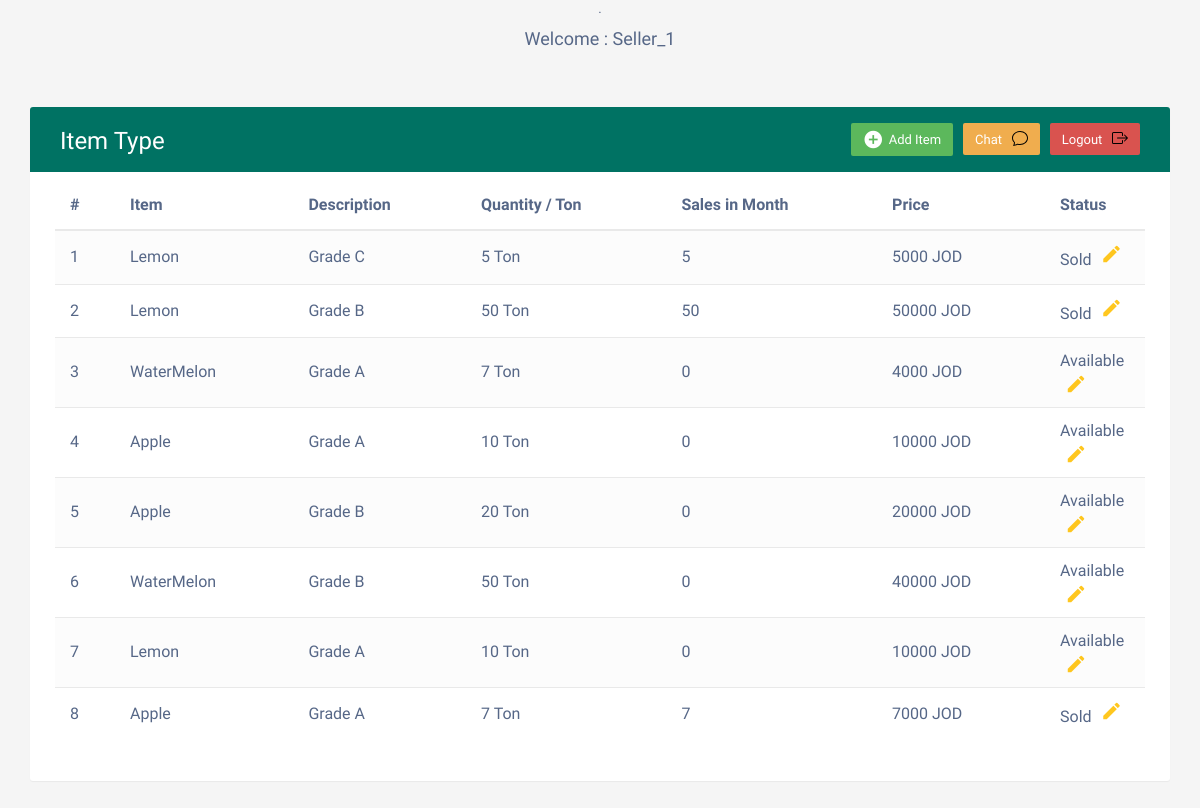
/admin/ggg/Index.php (signed in), run on the app's committed database.
### tables this page shows
CREATE TABLE `users` (
  `id` int(11) NOT NULL,
  `username` varchar(100) NOT NULL,
  `email` varchar(100) NOT NULL,
  `password` varchar(100) NOT NULL,
  `user_type` varchar(10) NOT NULL,
  `tax_number` varchar(30) NOT NULL
);

CREATE TABLE `ve` (
  `id` int(11) NOT NULL,
  `name` varchar(11) NOT NULL,
  `price` varchar(11) NOT NULL,
  `image` varchar(200) NOT NULL,
  `description` varchar(500) NOT NULL,
  `statuss` varchar(10) NOT NULL,
  `quantity` varchar(100) NOT NULL,
  `code` varchar(100) NOT NULL,
  `user` int(10) DEFAULT NULL,
  `sales` int(100) NOT NULL
);

### admin/ggg/Index.php (the view, shortened to what this page needs)
<?php
include 'save.php';
$sql195 = "SELECT id,username,email,user_type
   FROM users where id = ".$_SESSION['id'];
$result195 = mysqli_query($conn, $sql195);
$row195 = mysqli_fetch_assoc($result195);
echo "<center>.<h4>Welcome : " .$row195['username']."</center></h4> ";
?>
<!DOCTYPE html>
<html lang="en">
<head>
<link rel="stylesheet" href="https://maxcdn.bootstrapcdn.com/font-awesome/4.7.0/css/font-awesome.min.css">
<link rel="stylesheet" href="https://maxcdn.bootstrapcdn.com/bootstrap/3.3.7/css/bootstrap.min.css">
<link rel="stylesheet" href="style.css">
</head>
<body>
<div class="container">
<div class="table-wrapper">
<div class="table-title">
<div class="row">
<div class="col-sm-6">
<h2>Item  Type</h2>
</div>
<div class="col-sm-6">
<a  href="../logout.php" class="btn btn-danger" data-toggle="modal">&nbsp &nbsp<img src="../../image/box-arrow-right.svg"> <span>Logout</span></a>
<a  href="../../chat/index.php" class="btn btn-warning" data-toggle="modal">&nbsp &nbsp<img src="../../image/chat.svg"> <span>Chat</span></a>
<a href="#addEmployeeModal" class="btn btn-success" data-toggle="modal"><i class="material-icons"></i> <span>Add Item</span></a>
</div>
</div>
</div>
<table class="table table-striped table-hover">
<thead>
<tr>
<th>#</th>
<th>Item</th>
<th>Description</th>
<th>Quantity / Ton</th>
<th>Sales in Month</th>
<th>Price</th>
<th>Status</th>
 </tr>
</thead>
<tbody>
<?php
$result = mysqli_query($conn,"SELECT * FROM ve where user=".$_SESSION['id']);
$i=1;
while($row = mysqli_fetch_array($result)) {
?>
<tr id="<?php echo $row["id"]; ?>">
<td><?php echo $i; ?></td>
<td><?php echo $row["name"]; ?></td>
<td><?php echo $row["description"]; ?></td>
<td><?php echo $row["quantity"] . " Ton " ; ?></td>
<td><?php echo  $row["sales"]; ?></td>
<td><?php echo  $row["price"]." JOD "; ?></td>
<td><?php echo  $row["statuss"]   ;?>
<a href="#editEmployeeModal" class="edit" data-toggle="modal">
<i class="material-icons update" data-toggle="tooltip"
data-id="<?php echo $row["id"]; ?>"
data-name="<?php echo $row["name"]; ?>"
title="Edit"></i>
</a>
</td>
</tr>
<?php
$i++;
}
?>
</tbody>
</table>
</div>
</div>
</body>
</html>

### admin/ggg/style.css (style rules this page uses)
body { color: #566787; background: #f5f5f5; font-family: varela round, sans-serif; font-size: 13px; }
.table-wrapper { background: #fff; padding: 20px 25px; margin: 30px 0; border-radius: 3px; box-shadow: 0 1px 1px rgba(0, 0, 0, 0.05); }
.table-title { padding-bottom: 15px; background: #007263; color: #fff; padding: 16px 30px; margin: -20px -25px 10px; border-radius: 3px 3px 0 0; }
.table-title h2 { margin: 5px 0 0; font-size: 24px; }
.table-title .btn { color: #fff; float: right; font-size: 13px; min-width: 50px; border-radius: 2px; border: none; outline: none!important; margin-left: 10px; }
.table-title .btn i { float: left; font-size: 21px; margin-right: 5px; }
.table-title .btn span { float: left; margin-top: 2px; }
table.table tr th, table.table tr td { border-color: #e9e9e9; padding: 12px 15px; vertical-align: middle; }
table.table tr th:first-child { width: 60px; }
table.table tr th:last-child { width: 100px; }
table.table-striped tbody tr:nth-of-type(odd) { background-color: #fcfcfc; }
table.table td:last-child i { opacity: .9; font-size: 22px; margin: 0 5px; }
table.table td a { font-weight: 700; color: #566787; display: inline-block; text-decoration: none; outline: none !important; }
table.table td a.edit { color: #ffc107; }
table.table td i { font-size: 19px; }

### data on the page
users: username "Seller_1"
ve: name "Lemon", description "Grade C", quantity "5", sales "5", price "5000", statuss "Sold"
ve: name "Lemon", description "Grade B", quantity "50", sales "50", price "50000", statuss "Sold"
ve: name "WaterMelon", description "Grade A", quantity "7", sales "0", price "4000", statuss "Available"
ve: name "Apple", description "Grade A", quantity "10", sales "0", price "10000", statuss "Available"
ve: name "Apple", description "Grade B", quantity "20", sales "0", price "20000", statuss "Available"
ve: name "WaterMelon", description "Grade B", quantity "50", sales "0", price "40000", statuss "Available"
ve: name "Lemon", description "Grade A", quantity "10", sales "0", price "10000", statuss "Available"
ve: name "Apple", description "Grade A", quantity "7", sales "7", price "7000", statuss "Sold"
